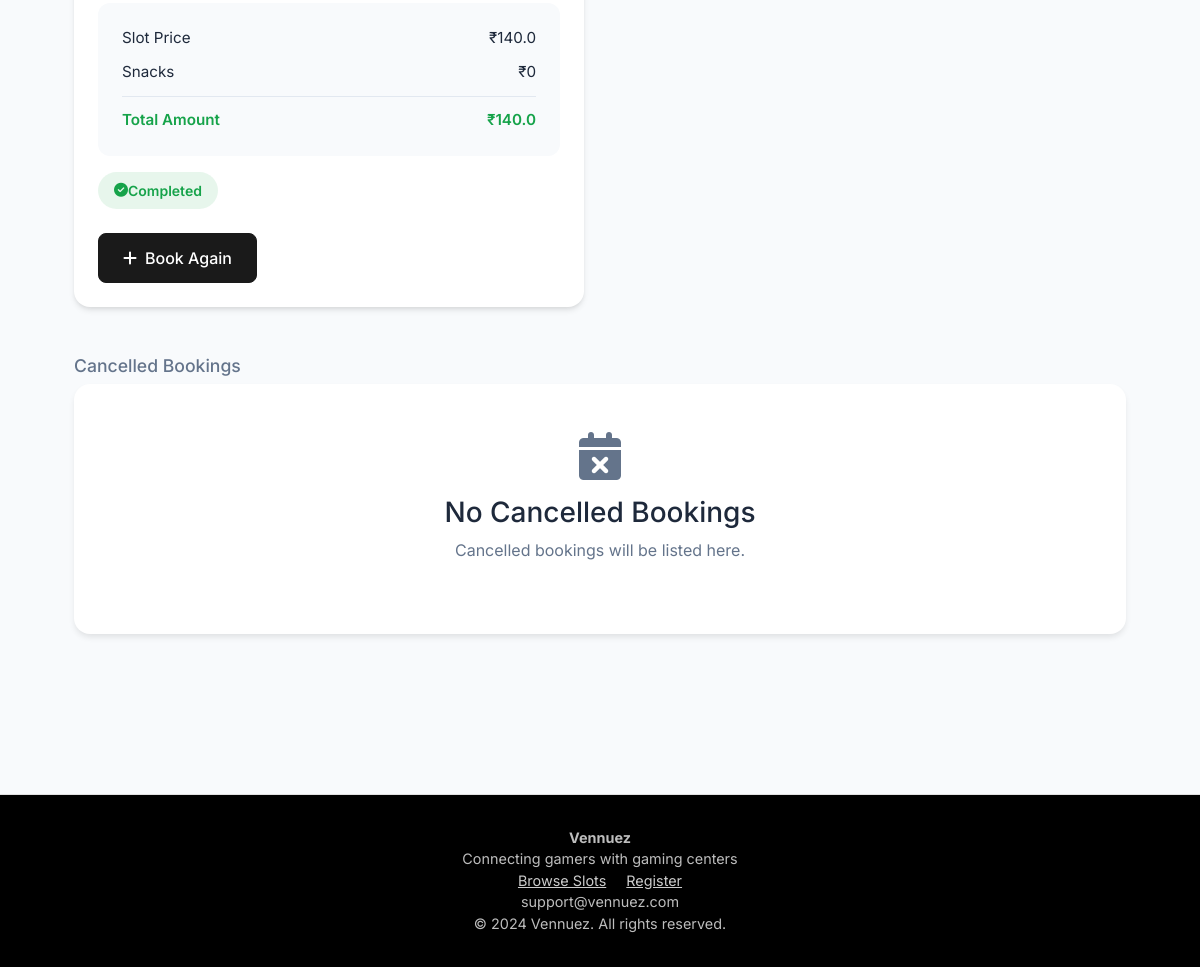
Page /user_dashboard (signed in, lower part) on the earlier database version.
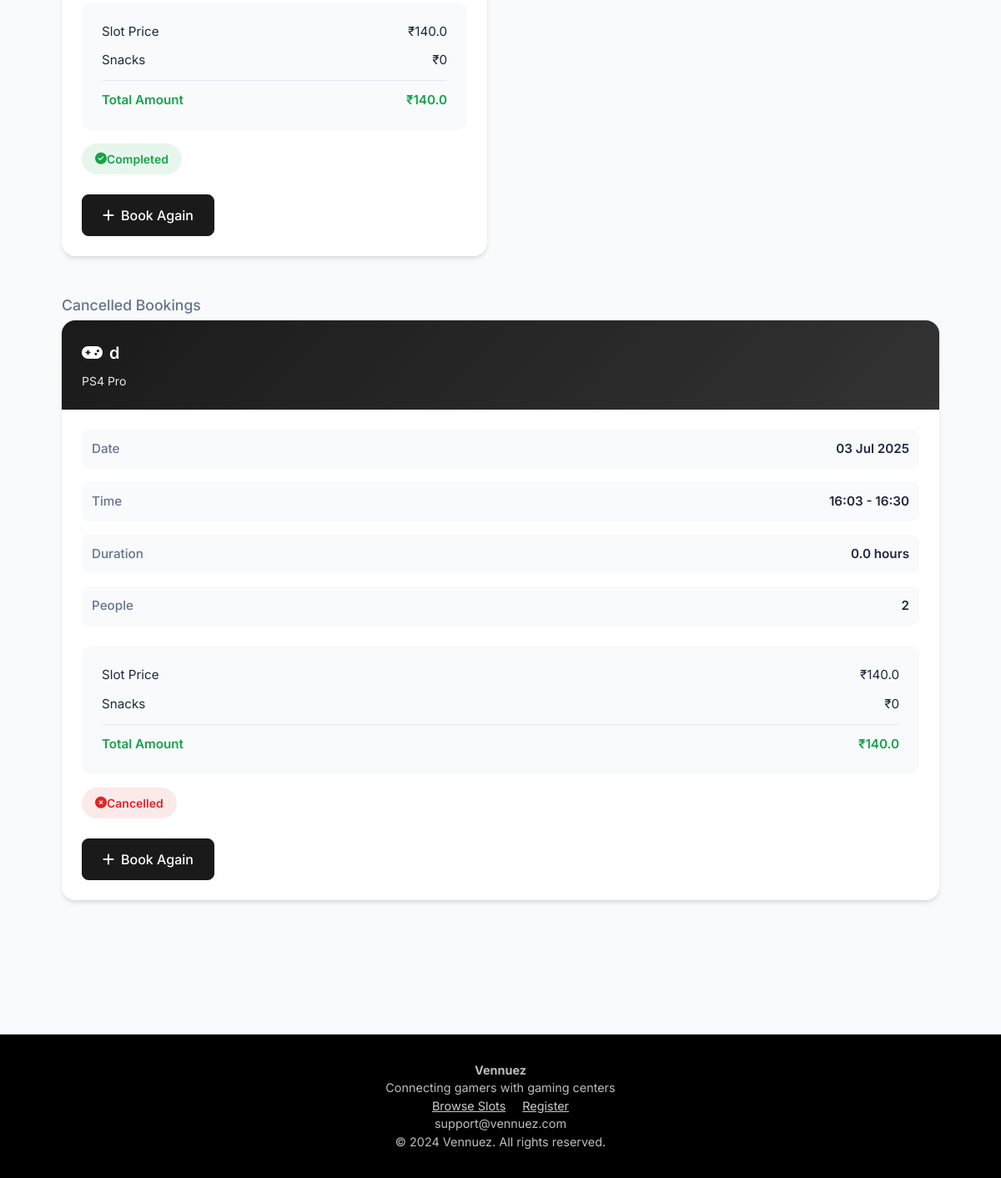
Same page on the later database version.
### models.py (models this page shows, shortened)
class TimeSlot(db.Model):
    __tablename__ = 'time_slots'
    id = db.Column(db.Integer, primary_key=True)
    start_time = db.Column(db.DateTime, nullable=False)
    end_time = db.Column(db.DateTime, nullable=False)
    total_amount = db.Column(db.Float, nullable=False)
    advance_paid = db.Column(db.Float, default=0.0)  # Fixed advance amount
    is_booked = db.Column(db.Boolean, default=False)
    snacks_amount = db.Column(db.Float, default=0.0)
    final_amount = db.Column(db.Float, default=0.0)
    completed = db.Column(db.Boolean, default=False)
    number_of_people = db.Column(db.Integer, default=1)  # New field for number of people
    duration_hours = db.Column(db.Float, default=1.0)
    booking_id = db.Column(db.String(20), unique=True, nullable=True)
    customer_name = db.Column(db.String(100), nullable=True)
    customer_phone = db.Column(db.String(20), nullable=True)
    customer_email = db.Column(db.String(120), nullable=True)
    customer_age = db.Column(db.Integer, nullable=True)
    special_requests = db.Column(db.Text, nullable=True)
    contact_sms = db.Column(db.Boolean, default=True)
    contact_whatsapp = db.Column(db.Boolean, default=True)
    contact_email = db.Column(db.Boolean, default=False)
    payment_status = db.Column(db.String(20), default='pending')  # pending, paid, failed
    payment_id = db.Column(db.String(100), nullable=True)
    booking_time = db.Column(db.DateTime, nullable=True)
    created_at = db.Column(db.DateTime, default=datetime.utcnow)
    console_id = db.Column(db.Integer, db.ForeignKey('consoles.id'), nullable=False)
    user_id = db.Column(db.Integer, db.ForeignKey('users.id'), nullable=True)  # Optional for unregistered bookings

class Console(db.Model):
    __tablename__ = 'consoles'
    id = db.Column(db.Integer, primary_key=True)
    name = db.Column(db.String(100), nullable=False)
    console_type = db.Column(db.String(50), nullable=False)
    hourly_rate = db.Column(db.Float, nullable=False)  # Rate per person per hour
    is_available = db.Column(db.Boolean, default=True)
    created_at = db.Column(db.DateTime, default=datetime.utcnow)
    owner_id = db.Column(db.Integer, db.ForeignKey('owners.id'), nullable=False)
    slots = db.relationship('TimeSlot', backref='console', lazy=True, cascade='all, delete-orphan')

### routes.py (the view)
@app.route('/user_dashboard')
@login_required
def user_dashboard():
    user = User.query.get(session['user_id'])
    now = datetime.utcnow()
    upcoming_bookings = TimeSlot.query.filter(
        TimeSlot.user_id == user.id,
        TimeSlot.start_time > now,
        TimeSlot.is_booked == True
    ).order_by(TimeSlot.start_time.asc()).all()
    past_bookings = TimeSlot.query.filter(
        TimeSlot.user_id == user.id,
        TimeSlot.start_time <= now,
        TimeSlot.is_booked == True
    ).order_by(TimeSlot.start_time.desc()).all()
    cancelled_bookings = TimeSlot.query.filter(
        TimeSlot.user_id == user.id,
        TimeSlot.is_booked == False
    ).order_by(TimeSlot.start_time.desc()).all()
    coin_balances = UserCoinBalance.query.filter_by(user_id=user.id).all()
    return render_template(
        'user_dashboard.html',
        upcoming_bookings=upcoming_bookings,
        past_bookings=past_bookings,
        cancelled_bookings=cancelled_bookings,
        coin_balances=coin_balances,
        now=now  # ✅ this line is the fix
    )

### app.py (called while the page is built)
@login_manager.user_loader
def load_user(user_id):
    from models import Owner, User
    from flask import session
    user_type = session.get('user_type')
    if user_type == 'owner':
        return Owner.query.get(int(user_id))
    elif user_type == 'user':
        return User.query.get(int(user_id))
    return None

@app.before_request
def show_user_flash_notifications():
    if current_user.is_authenticated and hasattr(current_user, 'id'):
        notifs = UserNotification.query.filter_by(
            user_id=current_user.id,
            is_flash=True,
            is_read=False
        ).all()
        for notif in notifs:
            flash(notif.message, "info")
            notif.is_flash = False
            notif.is_read = True
        if notifs:
            db.session.commit()

### templates/user_dashboard.html (shortened to what this page needs)
{% extends "base.html" %}
{% block content %}
<section class="user-dashboard">
  <div class="bookings-grid">
    {% for slot in past_bookings %}
      {% include 'booking_card.html' with context %}
    {% else %}
      <div class="empty-state">
        <i class="fas fa-calendar-times"></i>
        <h3>No Past Bookings</h3>
        <p>Your past bookings will appear here.</p>
      </div>
    {% endfor %}
  </div>
  <h2 class="page-subtitle">Cancelled Bookings</h2>
  <div class="bookings-grid">
    {% for slot in cancelled_bookings %}
      {% include 'booking_card.html' with context %}
    {% else %}
      <div class="empty-state">
        <i class="fas fa-calendar-times"></i>
        <h3>No Cancelled Bookings</h3>
        <p>Cancelled bookings will be listed here.</p>
      </div>
    {% endfor %}
  </div>
</section>
{% endblock %}

### templates/booking_card.html (shortened to what this page needs)
<div class="booking-card">
    <div class="booking-header">
        <div class="console-name">
            <i class="fas fa-gamepad"></i>
            {{ slot.console.name if slot.console else 'Unknown Console' }}
        </div>
        <div class="console-type">{{ slot.console.console_type if slot.console else '' }}</div>
    </div>
    <div class="booking-body">
        <div class="booking-details">
            <div class="detail-row">
                <span class="detail-label">Date</span>
                <span class="detail-value">{{ slot.start_time.strftime('%d %b %Y') }}</span>
            </div>
            <div class="detail-row">
                <span class="detail-label">Time</span>
                <span class="detail-value">{{ slot.start_time.strftime('%H:%M') }} - {{ slot.end_time.strftime('%H:%M') }}</span>
            </div>
            <div class="detail-row">
                <span class="detail-label">Duration</span>
                <span class="detail-value">{{ ((slot.end_time - slot.start_time).total_seconds() / 3600)|round }} hours</span>
            </div>
            <div class="detail-row">
                <span class="detail-label">People</span>
                <span class="detail-value">{{ slot.number_of_people }}</span>
            </div>
        </div>
        <div class="payment-section">
            <div class="payment-row">
                <span>Slot Price</span>
                <span>₹{{ slot.total_amount }}</span>
            </div>
            <div class="payment-row">
                <span>Snacks</span>
                <span>₹{{ slot.snacks_amount or 0 }}</span>
            </div>
            <div class="payment-row">
                <span>Total Amount</span>
                <span>₹{{ slot.final_amount if slot.final_amount else slot.total_amount + (slot.snacks_amount or 0) }}</span>
            </div>
        </div>
        <div class="booking-status
            {% if not slot.is_booked %}
                status-cancelled
            {% elif slot.start_time > now %}
                status-upcoming
            {% elif slot.completed %}
                status-completed
            {% else %}
                status-completed
            {% endif %}">
            <i class="fas
                {% if not slot.is_booked %}
                    fa-times-circle
                {% elif slot.start_time > now %}
                    fa-clock
                {% else %}
                    fa-check-circle
                {% endif %}"></i>
            {% if not slot.is_booked %}
                Cancelled
            {% elif slot.start_time > now %}
                Upcoming
            {% else %}
                Completed
            {% endif %}
        </div>
        <div class="booking-actions">
            <a href="{{ url_for('book_slot', slot_id=slot.console.id) }}" class="btn btn-primary">
                <i class="fas fa-plus"></i> Book Again
            </a>
        </div>
    </div>
</div>

Differences in the rows shown:
added TimeSlot: console "d", console "PS4 Pro", start_time "03 Jul 2025", start_time "16:03", end_time "16:30", end_time+start_time "0.0", number_of_people "2", total_amount "140.0", snacks_amount "0", final_amount+total_amount+snacks_amount "140.0", is_booked False (drawn), shown under "Cancelled Bookings"
Other differences:
text no longer shown: "No Cancelled Bookings Cancelled bookings will be listed here."
